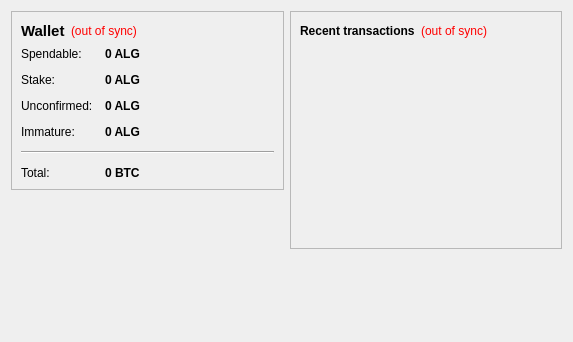
<?xml version="1.0" encoding="UTF-8"?>
<ui version="4.0">
 <class>OverviewPage</class>
 <widget class="QWidget" name="OverviewPage">
  <property name="geometry">
   <rect>
    <x>0</x>
    <y>0</y>
    <width>573</width>
    <height>342</height>
   </rect>
  </property>
  <property name="windowTitle">
   <string>Form</string>
  </property>
  <layout class="QHBoxLayout" name="horizontalLayout" stretch="1,1">
   <item>
    <layout class="QVBoxLayout" name="verticalLayout_2">
     <item>
      <widget class="QFrame" name="frame">
       <property name="frameShape">
        <enum>QFrame::StyledPanel</enum>
       </property>
       <property name="frameShadow">
        <enum>QFrame::Raised</enum>
       </property>
       <layout class="QVBoxLayout" name="verticalLayout_4">
        <item>
         <layout class="QHBoxLayout" name="horizontalLayout_4">
          <item>
           <widget class="QLabel" name="label_5">
            <property name="font">
             <font>
              <pointsize>11</pointsize>
              <weight>75</weight>
              <bold>true</bold>
             </font>
            </property>
            <property name="text">
             <string>Wallet</string>
            </property>
           </widget>
          </item>
          <item>
           <widget class="QLabel" name="labelWalletStatus">
            <property name="toolTip">
             <string>The displayed information may be out of date. Your wallet automatically synchronizes with the BITALGO network after a connection is established, but this process has not completed yet.</string>
            </property>
            <property name="styleSheet">
             <string notr="true">QLabel { color: red; }</string>
            </property>
            <property name="text">
             <string notr="true">(out of sync)</string>
            </property>
            <property name="alignment">
             <set>Qt::AlignLeading|Qt::AlignLeft|Qt::AlignVCenter</set>
            </property>
           </widget>
          </item>
          <item>
           <spacer name="horizontalSpacer_2">
            <property name="orientation">
             <enum>Qt::Horizontal</enum>
            </property>
            <property name="sizeHint" stdset="0">
             <size>
              <width>40</width>
              <height>20</height>
             </size>
            </property>
           </spacer>
          </item>
         </layout>
        </item>
        <item>
         <layout class="QFormLayout" name="formLayout_2">
          <property name="fieldGrowthPolicy">
           <enum>QFormLayout::AllNonFixedFieldsGrow</enum>
          </property>
          <property name="horizontalSpacing">
           <number>12</number>
          </property>
          <property name="verticalSpacing">
           <number>12</number>
          </property>
          <item row="0" column="0">
           <widget class="QLabel" name="label">
            <property name="text">
             <string>Spendable:</string>
            </property>
           </widget>
          </item>
          <item row="0" column="1">
           <widget class="QLabel" name="labelBalance">
            <property name="font">
             <font>
              <weight>75</weight>
              <bold>true</bold>
             </font>
            </property>
            <property name="cursor">
             <cursorShape>IBeamCursor</cursorShape>
            </property>
            <property name="toolTip">
             <string>Your current spendable balance</string>
            </property>
            <property name="text">
             <string notr="true">0 ALG</string>
            </property>
            <property name="textInteractionFlags">
             <set>Qt::LinksAccessibleByMouse|Qt::TextSelectableByKeyboard|Qt::TextSelectableByMouse</set>
            </property>
           </widget>
          </item>
          <item row="1" column="0">
           <widget class="QLabel" name="label_6">
            <property name="text">
             <string>Stake:</string>
            </property>
           </widget>
          </item>
          <item row="1" column="1">
           <widget class="QLabel" name="labelStake">
            <property name="font">
             <font>
              <weight>75</weight>
              <bold>true</bold>
             </font>
            </property>
            <property name="cursor">
             <cursorShape>IBeamCursor</cursorShape>
            </property>
            <property name="toolTip">
             <string>Total of coins that was staked, and do not yet count toward the current balance</string>
            </property>
            <property name="text">
             <string notr="true">0 ALG</string>
            </property>
            <property name="textInteractionFlags">
             <set>Qt::LinksAccessibleByMouse|Qt::TextSelectableByKeyboard|Qt::TextSelectableByMouse</set>
            </property>
           </widget>
          </item>
          <item row="2" column="0">
           <widget class="QLabel" name="label_3">
            <property name="text">
             <string>Unconfirmed:</string>
            </property>
           </widget>
          </item>
          <item row="2" column="1">
           <widget class="QLabel" name="labelUnconfirmed">
            <property name="font">
             <font>
              <weight>75</weight>
              <bold>true</bold>
             </font>
            </property>
            <property name="cursor">
             <cursorShape>IBeamCursor</cursorShape>
            </property>
            <property name="toolTip">
             <string>Total of transactions that have yet to be confirmed, and do not yet count toward the current balance</string>
            </property>
            <property name="text">
             <string notr="true">0 ALG</string>
            </property>
            <property name="textInteractionFlags">
             <set>Qt::LinksAccessibleByMouse|Qt::TextSelectableByKeyboard|Qt::TextSelectableByMouse</set>
            </property>
           </widget>
          </item>
          <item row="3" column="0">
           <widget class="QLabel" name="labelImmatureText">
            <property name="text">
             <string>Immature:</string>
            </property>
           </widget>
          </item>
          <item row="3" column="1">
           <widget class="QLabel" name="labelImmature">
            <property name="font">
             <font>
              <weight>75</weight>
              <bold>true</bold>
             </font>
            </property>
            <property name="toolTip">
             <string>Mined balance that has not yet matured</string>
            </property>
            <property name="text">
             <string notr="true">0 ALG</string>
            </property>
            <property name="textInteractionFlags">
             <set>Qt::LinksAccessibleByMouse|Qt::TextSelectableByKeyboard|Qt::TextSelectableByMouse</set>
            </property>
           </widget>
          </item>
          <item row="4" column="0" colspan="2">
           <widget class="Line" name="line">
            <property name="orientation">
             <enum>Qt::Horizontal</enum>
            </property>
           </widget>
          </item>
          <item row="5" column="0">
           <widget class="QLabel" name="labelTotalText">
            <property name="text">
             <string>Total:</string>
            </property>
           </widget>
          </item>
          <item row="5" column="1">
           <widget class="QLabel" name="labelTotal">
            <property name="font">
             <font>
              <weight>75</weight>
              <bold>true</bold>
             </font>
            </property>
            <property name="cursor">
             <cursorShape>IBeamCursor</cursorShape>
            </property>
            <property name="toolTip">
             <string>Your current total balance</string>
            </property>
            <property name="text">
             <string notr="true">0 BTC</string>
            </property>
            <property name="textInteractionFlags">
             <set>Qt::LinksAccessibleByMouse|Qt::TextSelectableByKeyboard|Qt::TextSelectableByMouse</set>
            </property>
           </widget>
          </item>
         </layout>
        </item>
       </layout>
      </widget>
     </item>
     <item>
      <spacer name="verticalSpacer">
       <property name="orientation">
        <enum>Qt::Vertical</enum>
       </property>
       <property name="sizeHint" stdset="0">
        <size>
         <width>20</width>
         <height>40</height>
        </size>
       </property>
      </spacer>
     </item>
    </layout>
   </item>
   <item>
    <layout class="QVBoxLayout" name="verticalLayout_3">
     <item>
      <widget class="QFrame" name="frame_2">
       <property name="frameShape">
        <enum>QFrame::StyledPanel</enum>
       </property>
       <property name="frameShadow">
        <enum>QFrame::Raised</enum>
       </property>
       <layout class="QVBoxLayout" name="verticalLayout">
        <item>
         <layout class="QHBoxLayout" name="horizontalLayout_2">
          <item>
           <widget class="QLabel" name="label_4">
            <property name="text">
             <string>&lt;b&gt;Recent transactions&lt;/b&gt;</string>
            </property>
           </widget>
          </item>
          <item>
           <widget class="QLabel" name="labelTransactionsStatus">
            <property name="toolTip">
             <string>The displayed information may be out of date. Your wallet automatically synchronizes with the BITALGO network after a connection is established, but this process has not completed yet.</string>
            </property>
            <property name="styleSheet">
             <string notr="true">QLabel { color: red; }</string>
            </property>
            <property name="text">
             <string notr="true">(out of sync)</string>
            </property>
            <property name="alignment">
             <set>Qt::AlignRight|Qt::AlignTrailing|Qt::AlignVCenter</set>
            </property>
           </widget>
          </item>
          <item>
           <spacer name="horizontalSpacer">
            <property name="orientation">
             <enum>Qt::Horizontal</enum>
            </property>
            <property name="sizeHint" stdset="0">
             <size>
              <width>40</width>
              <height>20</height>
             </size>
            </property>
           </spacer>
          </item>
         </layout>
        </item>
        <item>
         <widget class="QListView" name="listTransactions">
          <property name="styleSheet">
           <string notr="true">QListView { background: transparent; }</string>
          </property>
          <property name="frameShape">
           <enum>QFrame::NoFrame</enum>
          </property>
          <property name="verticalScrollBarPolicy">
           <enum>Qt::ScrollBarAlwaysOff</enum>
          </property>
          <property name="horizontalScrollBarPolicy">
           <enum>Qt::ScrollBarAlwaysOff</enum>
          </property>
          <property name="selectionMode">
           <enum>QAbstractItemView::NoSelection</enum>
          </property>
         </widget>
        </item>
       </layout>
      </widget>
     </item>
     <item>
      <spacer name="verticalSpacer_2">
       <property name="orientation">
        <enum>Qt::Vertical</enum>
       </property>
       <property name="sizeHint" stdset="0">
        <size>
         <width>20</width>
         <height>40</height>
        </size>
       </property>
      </spacer>
     </item>
    </layout>
   </item>
  </layout>
 </widget>
 <resources/>
 <connections/>
</ui>
